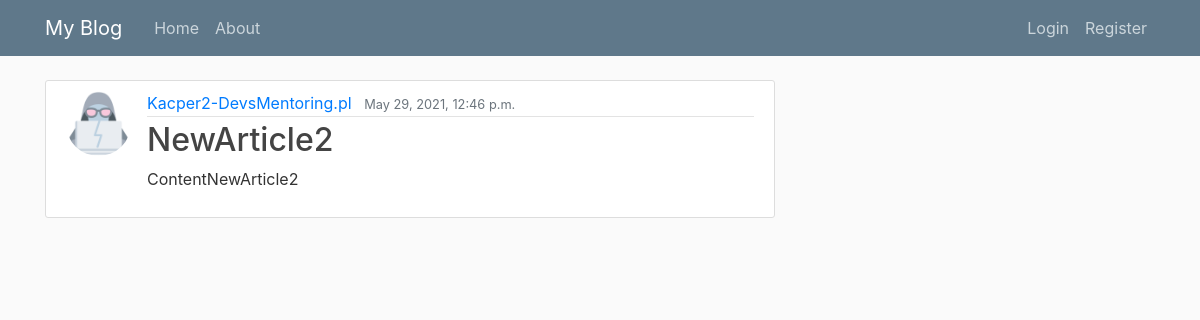
The page /article/5/ on the database its author committed.
### blog/models.py (models this page shows, shortened)
class Article(models.Model):
    title = models.CharField(max_length=100)
    content = models.TextField()
    date_posted = models.DateTimeField(default=timezone.now)
    author = models.ForeignKey(User, on_delete=models.CASCADE)

### users/models.py (models this page shows, shortened)
class Profile(models.Model):
    user = models.OneToOneField(User, on_delete=models.CASCADE)
    image = models.ImageField(default='default.jpg', upload_to='profile_pics')

### blog/views.py (the view)
# urls.py: path('article/<int:pk>/', ArticleDetailView.as_view(), name='article-detail'),
class ArticleDetailView(DetailView):
    model = Article
    template_name = 'blog/article.html'

### blog/templates/blog/article.html (shortened to what this page needs)
{% extends 'blog/base.html' %}
{% block content %}
<article class="media content-section">
    <img class="rounded-circle article-img" src="{{ object.author.profile.image.url }}" />
    <div class="media-body">
        <div class="article-metadata">
            <a class="mr-2" href="#">{{ object.author }}</a>
            <small class="text-muted">{{ object.date_posted }}</small>
        </div>
        <h2><a class="article-title" href="register/">{{ object.title }}</a></h2>
        <p class="article-content">{{ object.content }}</p>
    </div>
</article>
{% endblock %}

### blog/static/blog/base.css (style rules this page uses)
body { background: #fafafa; color: #333333; margin-top: 5rem; }
h1, h2, h3, h4, h5, h6 { color: #444444; }
.content-section { background: #ffffff; padding: 10px 20px; border: 1px solid #dddddd; border-radius: 3px; margin-bottom: 20px; }
.article-title { color: #444444; }
.article-content { white-space: pre-line; }
.article-img { height: 65px; width: 65px; margin-right: 16px; }
.article-metadata { padding-bottom: 1px; margin-bottom: 4px; border-bottom: 1px solid #e3e3e3 }

### rows shown on the page
Article: author.profile.image (picture), author "Kacper2-DevsMentoring.pl", date_posted "May 29, 2021, 12:46 p.m.", title "NewArticle2", content "ContentNewArticle2"
